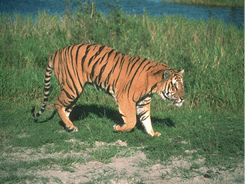
#> input picture 第五次实验/images/tiger.png, 245 x 184 px; the run also reads 1 picture not shown here
$ jupyter execute 'Exp05 - unsupervised-learning.ipynb'
#> lines starting #> are read from the running program, lines starting #| are printed output that depends on the picture
# 实验五、非监督学习与聚类
姓名：王智颍

学号：3238507069

班级：3班

日期：2026-1-4

## 1. 仿真数据生成

函数 `make_blobs` 生成的是各向同性的（球形的）高斯数据块。要获得各向异性的（椭圆形的）高斯数据块，需要定义一个线性变换。

[cell 1]
import numpy as np
import matplotlib.pyplot as plt
from sklearn.datasets import make_blobs

n_samples = 1500
random_state = 170
transformation = [[0.60834549, -0.63667341], [-0.40887718, 0.85253229]]

X, y = make_blobs(n_samples=n_samples, random_state=random_state)
X_aniso = np.dot(X, transformation)  # Anisotropic blobs
X_varied, y_varied = make_blobs(
    n_samples=n_samples, cluster_std=[1.0, 2.5, 0.5], random_state=random_state
)  # Unequal variance
X_filtered = np.vstack(
    (X[y == 0][:500], X[y == 1][:100], X[y == 2][:10])
)  # Unevenly sized blobs
y_filtered = [0] * 500 + [1] * 100 + [2] * 10

绘制仿真数据图片：

[cell 2]
fig, axs = plt.subplots(2, 2, figsize=(6, 6))

axs[0, 0].scatter(X[:, 0], X[:, 1], c=y)
axs[0, 0].set_title("Mixture of Gaussian Blobs")

axs[0, 1].scatter(X_aniso[:, 0], X_aniso[:, 1], c=y)
axs[0, 1].set_title("Anisotropically Distributed Blobs")

axs[1, 0].scatter(X_varied[:, 0], X_varied[:, 1], c=y_varied)
axs[1, 0].set_title("Unequal Variance")

axs[1, 1].scatter(X_filtered[:, 0], X_filtered[:, 1], c=y_filtered)
axs[1, 1].set_title("Unevenly Sized Blobs")

plt.suptitle("Ground truth clusters").set_y(0.95)

## 2. K-Means 算法实现

K-Means 算法基于这样一个观念：一个簇 (类) 中的每个点都应该靠近该簇的中心。

它的工作原理如下：首先我们选择 `k`，即我们希望在数据中找到的簇的数量。然后，以某种方式初始化这些 `k` 个簇的中心，这些中心被称为质心 (Centroid)。

算法然后分为两个交替进行的部分进行：

- 在 **重新分配数据点** 步骤中，我们将数据中的每个点分配给其质心最近的簇。

- 在 **更新质心** 步骤中，我们重新计算每个质心的位置，作为分配给其簇的所有点的均值（中心）。

- 然后我们重复这些步骤，直到质心停止移动，或者等价地，直到点停止切换簇。

首先，我们实现一个 `K_MeansClustering` 的类：

[cell 3]
class K_MeansClustering:

    def __init__(self, k, dataPoint, randInitFlg=False, **kwargs):
        ''' Initialize parameters and centroids
        '''
#> called with k = 2, dataPoint = array of shape (1500, 2), randInitFlg = False
        self.k = k
        self.dataPoint = dataPoint
        self.rowNum = self.dataPoint.shape[0]
        self.centroidList = []

        if randInitFlg:
            self.randomInitialization(kwargs.get('randSeed', 0))
        else:
            for i in range(self.k):
                self.centroidList.append(self.dataPoint[i, :]) # the centroid is chosen from the first k data points.

        self.lastCentroidList = None
        self.distanceMatrix = np.empty((self.rowNum, self.k))
        self.centroidList = np.asarray(self.centroidList, dtype=np.float32)

    # [22 lines left out: functions randomInitialization, calculateCentroidDistance, computeJe, __call__, not called in this run]

#### 随机初始化函数

[cell 4]
def randomInitialization(self, randSeed=0):
    ''' 随机初始化
    '''
    np.random.seed(randSeed)
    seleIndices = np.random.choice(self.dataPoint.shape[0], self.k)
    for s in seleIndices:
        self.centroidList.append(self.dataPoint[s, :])

#### 计算每一个点到质心的距离

[cell 5]
def calculateCentroidDistance(self, x, c):
    ''' Calculate the distance between the whole data points and one centroid
    '''
    return np.linalg.norm(x - c, axis=1)

#### 计算聚类准则

[cell 6]
def computeJe(self):
    ''' 计算聚类准则
    '''
    self.Je = 0.0
    for clusterID, centroid in enumerate(self.centroidList):
        diffMat = self.dataPoint[self.nearestCentroids == clusterID] - centroid
        self.Je += np.linalg.norm(diffMat, axis=1).sum()

#### 主要的迭代过程

[cell 7]
def iteration_func(self):
    ''' Iteratively find the optimal centroids
    '''

    while True:

        #loop through the data points
        for idx, centroid in enumerate(self.centroidList):
            self.distanceMatrix[:, idx] = self.calculateCentroidDistance(self.dataPoint, centroid)

        # 重新分配数据点
        ## array of indexes
        self.nearestCentroids = np.argmin(self.distanceMatrix, axis=1)

        # 终止条件
        if (self.lastCentroidList == self.nearestCentroids).all():
            break

        # 更新质心
        ## calculate the mean of a cluster and reassign the value of the centroids
        for clusterID in range(self.k):
            mean = np.mean(self.dataPoint[self.nearestCentroids == clusterID], axis=0)
            self.centroidList[clusterID] = mean

        #keep track of centroid values
        self.lastCentroidList = self.nearestCentroids

    return self.nearestCentroids, self.centroidList

#### 给 K_MeansClustering 的方法赋值

[cell 8]
K_MeansClustering.randomInitialization = randomInitialization
K_MeansClustering.calculateCentroidDistance = calculateCentroidDistance
K_MeansClustering.computeJe = computeJe
K_MeansClustering.__call__ = iteration_func

## 3. K-Means在仿真数据集上的表现

### 3.1 不同参数、数据类型下 K-Means 的表现

现在使用先前生成的数据来展示K-Means在以下场景中的行为：

**非最优的簇数量：** 在实际设置中，没有唯一定义的真实簇数量。必须根据基于数据的标准和对预期目标的了解来决定适当的簇数量。

**各向异性分布的数据块：** K-Means包括最小化样本到它们被分配的簇的质心的欧几里得距离。因此，K-Means更适合各向同性和正态分布的簇（即球形高斯分布）。

**不等方差：** K-Means等同于为具有相同方差但可能具有不同均值的“混合”k个高斯分布取最大似然估计。

**不均匀大小的数据块：** 关于K-Means的理论结果并没有说明它需要相似的簇大小才能表现良好，然而最小化欧几里得距离确实意味着问题越稀疏和高维，就越需要用不同的质心种子运行算法以确保全局最小惯性。

[cell 9]
fig, axs = plt.subplots(nrows=2, ncols=2, figsize=(8, 8))

y_pred, centroidList = K_MeansClustering(k=2, dataPoint=X)()
axs[0, 0].scatter(X[:, 0], X[:, 1], c=y_pred)
axs[0, 0].set_title("Non-optimal Number of Clusters")

y_pred, centroidList = K_MeansClustering(k=3, dataPoint=X_aniso)()
axs[0, 1].scatter(X_aniso[:, 0], X_aniso[:, 1], c=y_pred)
axs[0, 1].set_title("Anisotropically Distributed Blobs")

y_pred, centroidList = K_MeansClustering(k=3, dataPoint=X_varied)()
axs[1, 0].scatter(X_varied[:, 0], X_varied[:, 1], c=y_pred)
axs[1, 0].set_title("Unequal Variance")

y_pred, centroidList = K_MeansClustering(k=3, dataPoint=X_filtered)()
axs[1, 1].scatter(X_filtered[:, 0], X_filtered[:, 1], c=y_pred)
axs[1, 1].set_title("Unevenly Sized Blobs")

plt.suptitle("Unexpected KMeans clusters").set_y(1.02)
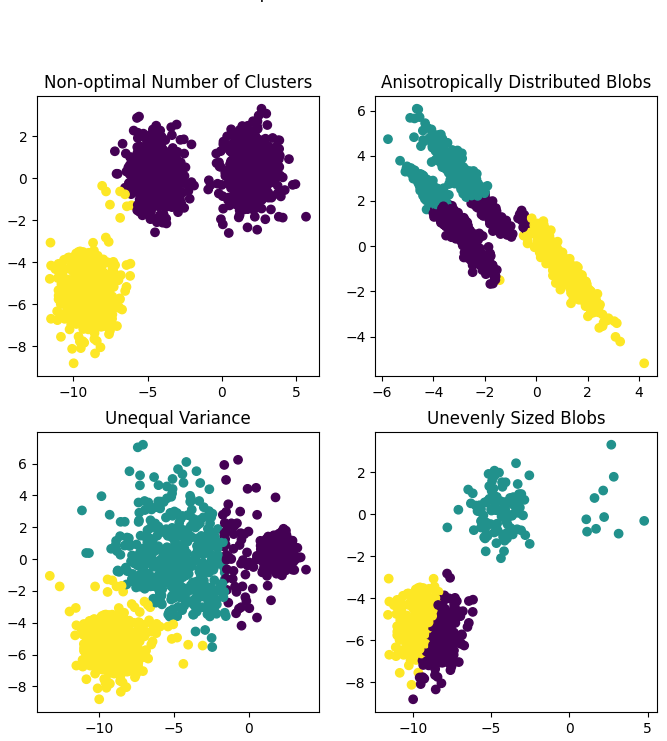
#> figure drawn by matplotlib, 4 panels

### 3.2 测试不同的质心 (Centroid) 数目

首先，我们在数据 `X` 下测试出不同的质心 (Centroid) 数据对聚类结果的影响。由下图可以看到，合适的质心数目对获得满意的聚类效果至关重要。

[cell 10]
fig, axs = plt.subplots(nrows=1, ncols=3, figsize=(10, 4))

kmeans1 = K_MeansClustering(k=2, dataPoint=X)
y_pred1, centroidList1 = kmeans1()
kmeans1.computeJe()
axs[0].scatter(X[:, 0], X[:, 1], c=y_pred1)
axs[0].set_title(f"k=2, Je={kmeans1.Je:.2f}")

# TODO
## ----------- 输入代码，完成k=3的聚类 ----------- ##
kmeans2 = K_MeansClustering(k=3, dataPoint=X)
y_pred2, centroidList2 = kmeans2()
kmeans2.computeJe()
axs[1].scatter(X[:, 0], X[:, 1], c=y_pred2)
axs[1].set_title(f"k=3, Je={kmeans2.Je:.2f}")


# TODO
## ----------- 输入代码，完成k=4的聚类 ----------- ##
kmeans3 = K_MeansClustering(k=4, dataPoint=X)
y_pred3, centroidList3 = kmeans3()
kmeans3.computeJe()
axs[2].scatter(X[:, 0], X[:, 1], c=y_pred3)
axs[2].set_title(f"k=4, Je={kmeans3.Je:.2f}")

plt.suptitle("KMeans clusters with different # of centroids").set_y(1.03)

### 3.3 计算聚类准则函数 `Je` 并绘制曲线

$$
J_{e} = \sum_{j=1}^{c}\sum_{X \in S_{j}} \| X - M_{j} \|^{2}
$$

$c$ 是聚类类别的数目， $M_{j}$ 是属于 $S_{j}$ 集的样本均值向量。

[cell 11]
kList = [2, 3, 4, 5, 6]
jeList = []

# TODO
## ----------- 输入代码，计算jeList ----------- ##
for k in kList:
    # 初始化K-Means实例
    kmeans = K_MeansClustering(k=k, dataPoint=X)
    # 执行聚类迭代
    kmeans()
    # 计算当前k对应的Je值
    kmeans.computeJe()
    # 将Je值添加到列表
    jeList.append(kmeans.Je)

fig, ax = plt.subplots(figsize=(4, 4))
ax.plot(kList, jeList, marker='o', markersize=4, color='k')
ax.set_xlabel('# of centroids (k)')
ax.set_ylabel('Je');

从上图可以看出，在 `k=3` 是 `Je` 曲线的拐点，`Je` 曲线的下降率在 `k=3` 之后迅速减小，说明 `k=3` 适合这个数据集。

### 3.4 不同的初始化策略对聚类结果的影响

不同的初始化方式会对 K-Means 的结果造成不同的影响。以下分别采用前 k 个样本为质心；随机初始化质心的方法，并对比最终的分类结果图。

[cell 12]
fig, axes = plt.subplots(nrows=1, ncols=2, figsize=(8, 4))

# TODO
## ----------- 输入代码，对比不同的初始化策略 ----------- ##
# 1. 策略1：前k个样本作为初始质心（默认初始化，randInitFlg=False）
k = 3
# 调用K_MeansClustering（默认randInitFlg=False，前k个样本为质心）
y_pred, centroidList = K_MeansClustering(k=k, dataPoint=X_filtered)()
# 绘制聚类结果
axes[0].scatter(X_filtered[:, 0], X_filtered[:, 1], c=y_pred)
axes[0].set_title("Unevenly Sized Blobs: RandSeed=0")

# 2. 策略2：随机初始化（对应图片中randSeed=9920的逻辑）
y_pred, centroidList = K_MeansClustering(k=k, dataPoint=X_filtered, randInitFlg=True, randSeed=9920)()
# 绘制聚类结果
axes[1].scatter(X_filtered[:, 0], X_filtered[:, 1], c=y_pred)
axes[1].set_title("Unevenly Sized Blobs: RandSeed=9920")

plt.tight_layout()  # 调整布局避免标题重叠
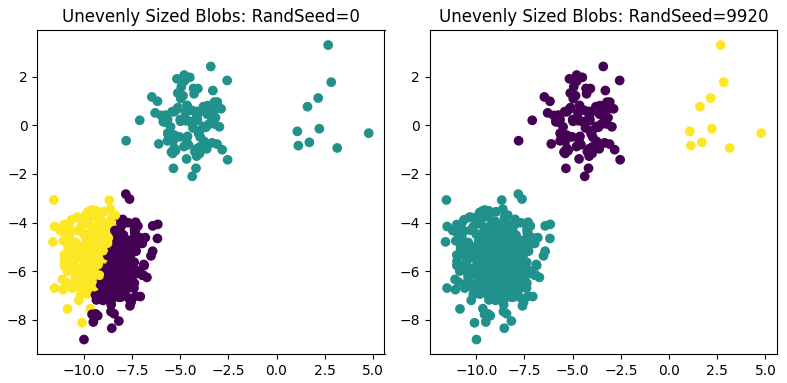
#> figure drawn by matplotlib, 2 panels

### 3.5 k-means 限制于线性聚类边界

K-Means 的基本模型假设（点会更接近它们自己的聚类中心而不是其他聚类中心）意味着，如果聚类具有复杂的几何形状，该算法通常将无效。

特别是，K-Means 聚类之间的边界总是线性的，这意味着它将无法处理更复杂的边界。
考虑以下数据，以及典型的 K-Means 方法找到的聚类标签（见下图）：

[cell 13]
from sklearn.datasets import make_moons
twoArcsX, twoArcsy = make_moons(200, noise=.05, random_state=0)

# TODO
## ----------- 输入代码，采用 K-Means 对双曲线数据聚类 ----------- ##
# 初始化K-Means实例（k=2，对应双月数据的真实簇数）
ta_kmeans = K_MeansClustering(k=2, dataPoint=twoArcsX, randInitFlg=True, randSeed=0)
# 执行聚类迭代，得到标签和质心
labels, cenList = ta_kmeans()
plt.scatter(twoArcsX[:, 0], twoArcsX[:, 1], c=labels, s=50, cmap='viridis');
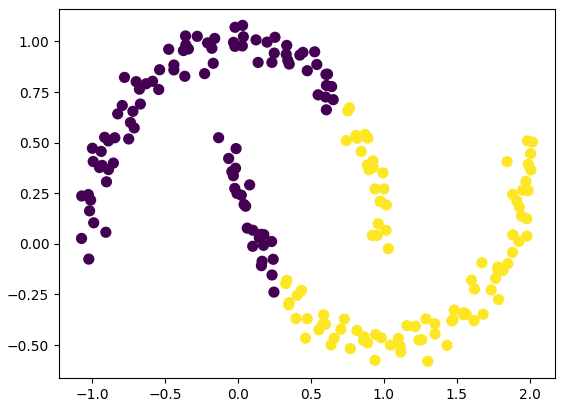
#> figure drawn by matplotlib, 1 panel

这种情况下，我们可以使用核变换将数据投影到一个更高维度的空间，在那里运用线性分离技术。这样的技巧来允许 K-Means 发现非线性边界。

这种核化的 K-Means 的一个版本在 Scikit-Learn 中的 ``SpectralClustering`` 估计器中实现了。
它使用最近邻的图来计算数据的更高维度表示，然后使用 K-Means 算法分配标签（见下图）：

[cell 14]
from sklearn.cluster import SpectralClustering
model = SpectralClustering(n_clusters=2, affinity='nearest_neighbors', assign_labels='kmeans')
labels = model.fit_predict(twoArcsX)

fig, ax = plt.subplots(figsize=(3.5, 3.5))
plt.scatter(twoArcsX[:, 0], twoArcsX[:, 1], c=labels, s=50, cmap='viridis');
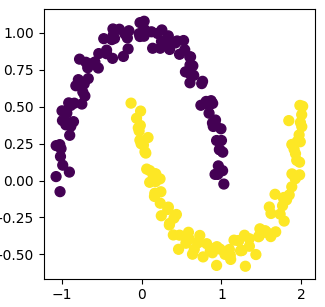
#> figure drawn by matplotlib, 1 panel

## 4. 使用DBSCAN对不同类型的数据进行分类

DBSCAN（Density-Based Spatial Clustering of Applications with Noise）是一种基于密度的空间聚类算法，核心思想是：把``高密``且``可达``的区域归为一个簇，并把低密度区域视为噪声。它只需两个参数：
- $\epsilon$（eps）：邻域半径；
- MinPts：成为核心点所需的最小邻居数。

DBSCAN具有以下的特点：
- 能发现任意形状的簇；
- 对噪声鲁棒，自动识别离群点；
- 无需预先指定簇数；
- 对参数敏感，$\epsilon$ 和 MinPts 需结合数据密度调优；
- 在高维或密度差异大的数据上效果可能下降。

### 4.1 DBSCAN 在各项混合数据中的聚类效果

首先，我们测试DBSCAN在高斯混合数据``X``, ``Y``之间的表现。

[cell 15]
epsilon_list = [0.3, 0.6, 1]
min_samples_list = [5, 7, 9]

from sklearn.cluster import DBSCAN

fig, axes = plt.subplots(nrows=3, ncols=3, figsize=(10, 10))

for eps in epsilon_list:
    for min_samples in min_samples_list:

        dbscan = DBSCAN(eps=eps, min_samples=min_samples)
        labels = dbscan.fit_predict(X)

        ax = axes[epsilon_list.index(eps), min_samples_list.index(min_samples)]
        ax.scatter(X[:, 0], X[:, 1], c=labels, s=50, cmap='viridis')
        ax.set_title(f"eps={eps}, min_samples={min_samples}")
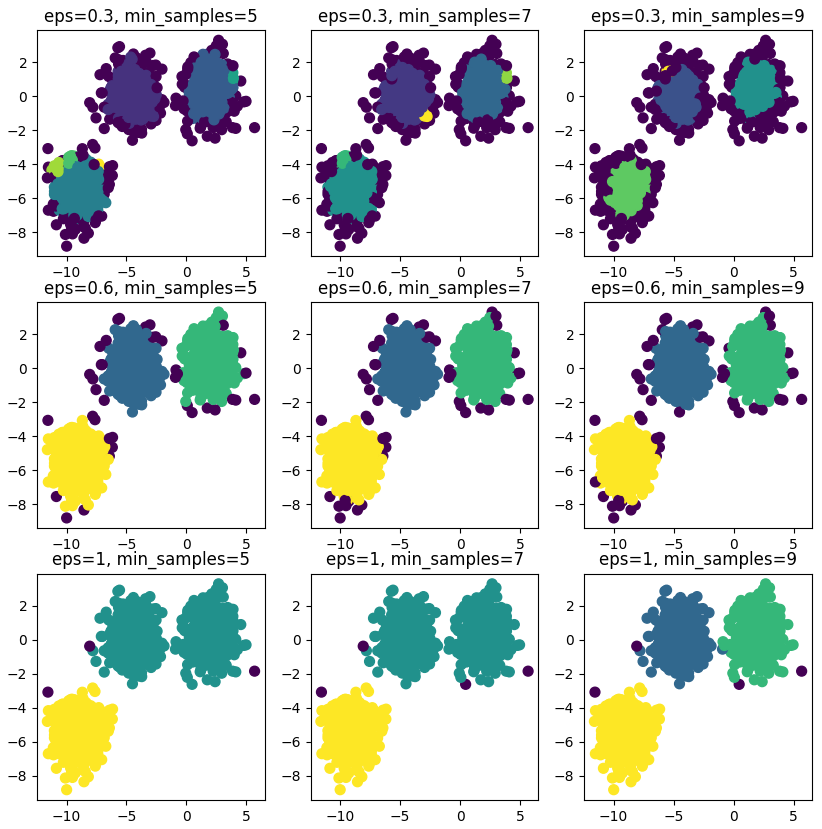
#> figure drawn by matplotlib, 9 panels

可以看到，适当的选择参数$\epsilon$与``min_samples``，DBSCAN可以得到比较理想的效果。

### 4.2 DBSCAN 在各向异性分布数据中的聚类效果

随后，我们测试DBSCAN在各向异性分布数据``X_aniso``中的聚类表现。

[cell 16]
# 4.2 DBSCAN 在各向异性分布数据中的聚类效果
from sklearn.cluster import DBSCAN
import matplotlib.pyplot as plt

# 针对各向异性数据调整参数范围（X_aniso是拉伸后的高斯簇，eps需适配拉伸尺度）
epsilon_list = [0.3, 0.4, 0.5]  # 各向异性数据拉伸后，邻域半径需比原始高斯数据更大
min_samples_list = [5, 10, 20]   # 结合密度调整最小核心点数

fig, axes = plt.subplots(nrows=3, ncols=3, figsize=(10, 10))

for eps in epsilon_list:
    for min_samples in min_samples_list:
        # 初始化DBSCAN并聚类
        dbscan = DBSCAN(eps=eps, min_samples=min_samples)
        labels = dbscan.fit_predict(X_aniso)

        # 定位子图并绘图
        row_idx = epsilon_list.index(eps)
        col_idx = min_samples_list.index(min_samples)
        ax = axes[row_idx, col_idx]
        ax.scatter(X_aniso[:, 0], X_aniso[:, 1], c=labels, s=50, cmap='viridis')
        ax.set_title(f"eps={eps}, min_samples={min_samples}")

plt.tight_layout()
plt.suptitle("DBSCAN on Anisotropically Distributed Blobs", y=1.02)
plt.show()
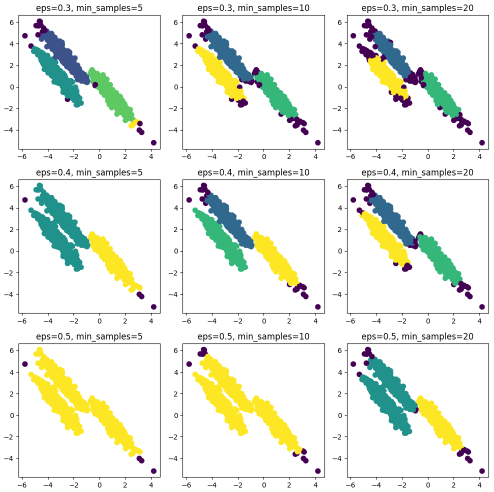
#> figure drawn by matplotlib, 9 panels

## 5. K-Means 进行图像分割

在图像处理中，通过K-Means聚类算法可以实现图像分割、图像聚类、图像识别等操作，本小节主要用来进行图像颜色分割。

假设存在一张100×100像素的灰度图像，它由10000个RGB灰度级组成，我们通过K-Means可以将这些像素点聚类成K个簇，然后使用每个簇内的质心点来替换簇内所有的像素点，这样就能实现在不改变分辨率的情况下量化压缩图像颜色，实现图像颜色层级分割。

[cell 17]
dataPath = 'images/tiger.png'

imgData = plt.imread(dataPath)[:, :, :3]
fig, ax = plt.subplots(figsize=(4, 3))
plt.imshow(imgData[:, :, :3]);

输出原始彩色图像的尺寸：

[cell 18]
print(f'The shape of the tiger image: {imgData.shape}')
#| The shape of the tiger image: (184, 245, 3)

为了能够将图片进行K-Means聚类，我们将图片的调整了 `imgData` 形状，使其为 `(184*245, 3)`。其实就是将二维的图片拉伸为一位的向量，但同时保持 RGB 三个channel。

随后，绘制 RGB 这三个 channel 上的数据分布。

[cell 19]
pixelValues = imgData.reshape((-1, 3))

fig = plt.figure(figsize=(4, 4))
ax = plt.axes(projection='3d')
ax.scatter3D(pixelValues[:, 0], pixelValues[:, 1], pixelValues[:, 2], c=pixelValues[:, 2], cmap='plasma');
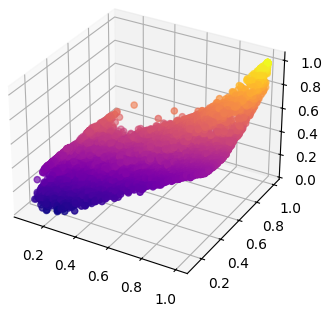
#> figure drawn by matplotlib, 1 panel

采用 K-Means 对这个图片进行聚类，并利用聚类后的标签绘制聚类后的数据分布图。

[cell 20]
k = 3           # 选择 3 个质心

# TODO
## ----------- 输入代码，k=3 的 K-Means 对图片聚类 ----------- ##
from sklearn.cluster import KMeans

# 初始化K-Means
kmeans = KMeans(n_clusters=k, random_state=0)
centroidIndices = kmeans.fit_predict(pixelValues)  # 聚类标签
centroidList = kmeans.cluster_centers_             # 质心（RGB值）

fig = plt.figure(figsize=(4, 4))
ax = plt.axes(projection='3d')
ax.scatter3D(pixelValues[:, 0], pixelValues[:, 1], pixelValues[:, 2], c=centroidIndices, cmap='plasma');
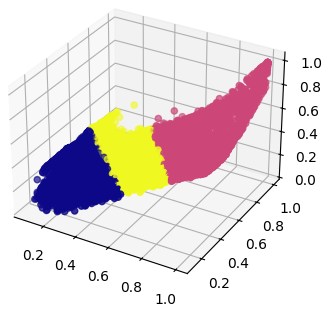
#> figure drawn by matplotlib, 1 panel

将聚类结果重新组织成图片的形式，并对比聚类前后的图片：

[cell 21]
newPixels = np.zeros((imgData.shape[0] * imgData.shape[1], 3))

# TODO
## ----------- 输入代码，对newPixels各点赋予各类的质心的值 ----------- ##
newPixels2 = np.zeros((imgData.shape[0] * imgData.shape[1], 3))
colorValues = [np.array([0, 0, 1]), np.array([0, 1, 0]), np.array([1, 0, 0])]

for clusterID, centroid in enumerate(centroidList):
    newPixels[centroidIndices == clusterID] = centroid
    newPixels2[centroidIndices == clusterID] = colorValues[clusterID]

segmentedImage = np.reshape(newPixels, imgData.shape)
segmentedImage2 = np.reshape(newPixels2, imgData.shape)

fig, axes = plt.subplots(1, 3, figsize=(12, 4))
axes[0].imshow(imgData)
axes[1].imshow(segmentedImage)
axes[2].imshow(segmentedImage2);
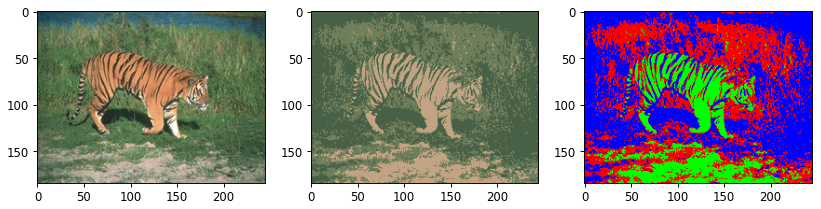
#> figure drawn by matplotlib, 3 panels

## 6. K-Means 在数字识别上的应用 —— 以 sklearn.cluster 中的 KMeans 函数为例

在Scikit-Learn和其他地方有许多聚类算法可供选择，但可能最简单的要数一种称为 K-Means 聚类的算法，该算法在 `sklearn.cluster.KMeans` 中有所实现。

首先，我们将尝试使用 K-Means 来识别相似的数字，而**不使用原始的标签信息**；这可能类似于从一个新的数据集中提取意义的第一步，而这个数据集你没有任何**先验**的标签信息。

我们将从加载数据集开始，然后找到聚类。数字数据集包含 `1,797` 个样本，每个样本有 `64` 个特征，其中 `64` 个特征中的每一个都是一个 `8×8` 图像中一个像素的亮度：

[cell 22]
from sklearn.datasets import load_digits
digits = load_digits()
digits.data.shape

[cell 23]
# 绘制随机16个数字
indices = np.random.choice(digits.data.shape[0], 16)

fig, axes = plt.subplots(4, 4, sharex=True, sharey=True, figsize=(6, 6))
for ax, ind in zip(axes.flatten(), indices):
    digData = digits.data[ind].reshape((8, 8))
    ax.imshow(digData, interpolation='nearest', cmap=plt.cm.binary)
    ax.set(xticks=[], yticks=[])
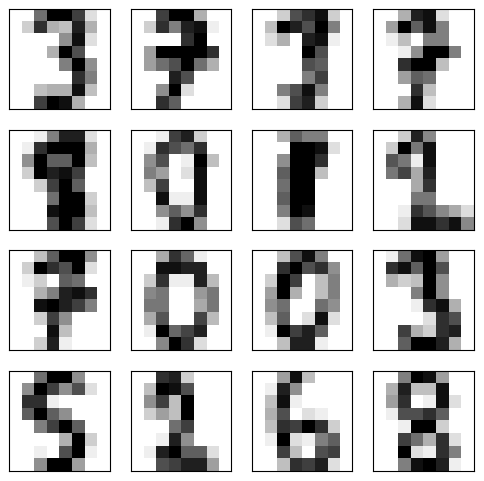
#> figure drawn by matplotlib, 16 panels
#> (the rest of the program and of its run is left out)
